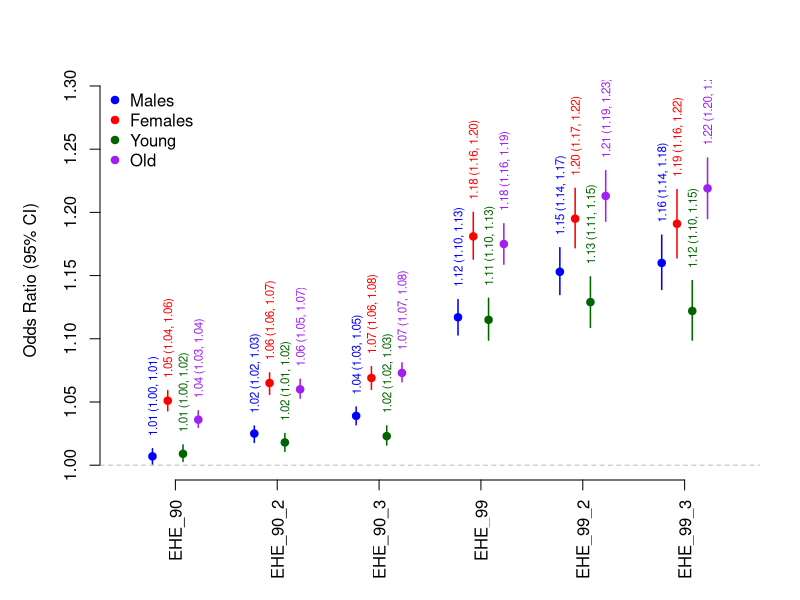

This figure's R source:
# --- Data (as provided) ---
df <- data.frame(
  Subgroup = rep(c("Males","Females","Young","Old"), each=6),
  Event = rep(c("EHE_90","EHE_90_2","EHE_90_3","EHE_99","EHE_99_2","EHE_99_3"), times=4),
  est = c(1.007,1.025,1.039,1.117,1.153,1.160,
          1.051,1.065,1.069,1.181,1.195,1.191,
          1.009,1.018,1.023,1.115,1.129,1.122,
          1.036,1.060,1.073,1.175,1.213,1.219),
  low = c(1.001,1.018,1.032,1.103,1.135,1.139,
          1.043,1.056,1.060,1.163,1.172,1.164,
          1.003,1.011,1.016,1.099,1.109,1.099,
          1.030,1.053,1.066,1.159,1.193,1.195),
  high = c(1.013,1.031,1.046,1.131,1.172,1.182,
           1.059,1.073,1.078,1.200,1.219,1.218,
           1.016,1.025,1.031,1.132,1.149,1.146,
           1.043,1.068,1.081,1.191,1.233,1.243)
)

# --- Plot settings ---
events <- levels(factor(df$Event))
cols   <- c("blue","red","darkgreen","purple")
pad    <- 0.01  # vertical padding above each CI line for the label

# Expand ylim to make space for vertical labels above the highest CI
ymax <- max(df$high) + 0.05
tiff("graphs/EHE_subgroup_plot.tiff", 
     width=10, height=9, 
     units="in", res=600)
par(mar=c(6,5,4,2))
plot(NA, xlim=c(0.5, length(events) + 0.5), ylim=c(1.0, ymax),
     xaxt="n", xlab="", ylab="Odds Ratio (95% CI)",
     frame = F)

axis(1, at=1:length(events), labels=events, las=2)
abline(h=1, lty=2, col="gray")

# --- Draw points, CI lines (no whiskers), and vertical labels ---

for (i in 1:4) {
  subname <- unique(df$Subgroup)[i]
  dsub <- df[df$Subgroup == subname, ]
  x <- 1:length(events) + (i - 2.5) * 0.15  # small horizontal offset by subgroup
  
  # points + CI lines
  points(x, dsub$est, pch=19, col=cols[i])
  segments(x, dsub$low, x, dsub$high, col=cols[i], lwd=1.5)
  
  # vertical labels: "est (low, high)" with 2 decimals, placed above the CI line
  labs <- sprintf("%.2f (%.2f, %.2f)", dsub$est, dsub$low, dsub$high)
  text(x, dsub$high + pad, labels=labs, srt=90, col=cols[i],
       cex=0.7, adj=c(0, 0.5))  # adj so text starts just above the line
}

legend("topleft", legend=unique(df$Subgroup), col=cols, pch=19, bty="n")
dev.off()
